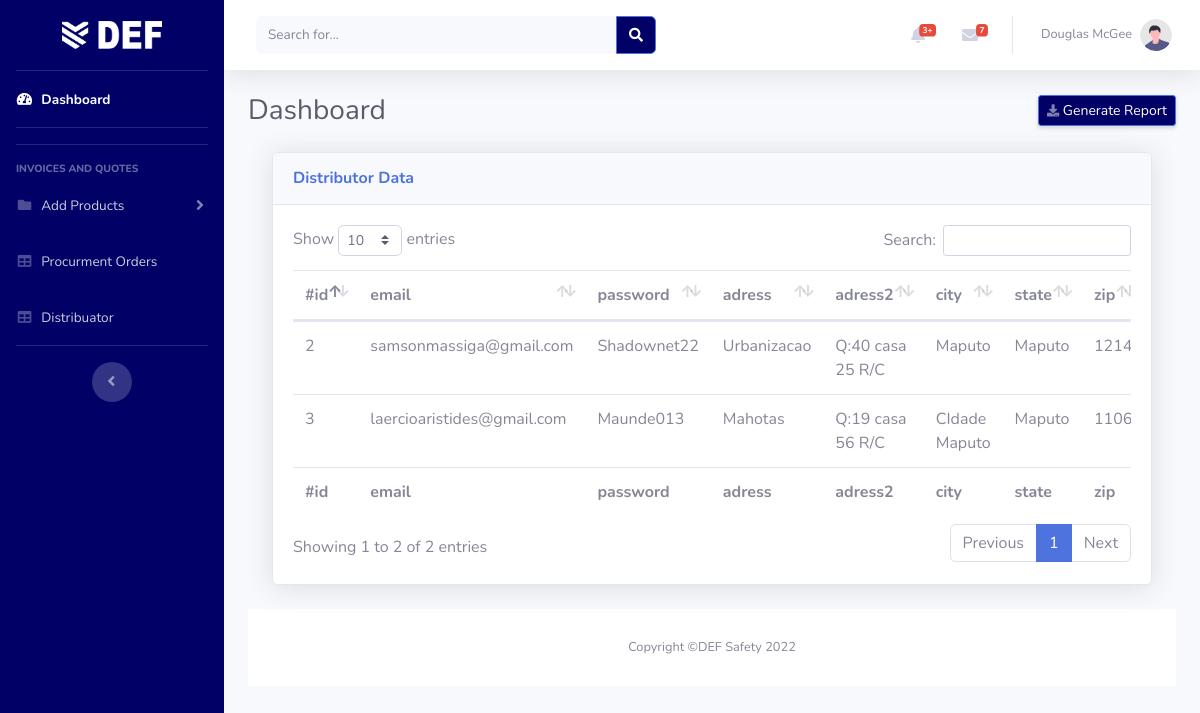
Page /admin/distributor.php on the committed database.
### tables this page shows
CREATE TABLE `distributor` (
  `id` int(11) NOT NULL,
  `email` varchar(255) NOT NULL,
  `password` varchar(255) NOT NULL,
  `adress` varchar(255) NOT NULL,
  `adress2` varchar(255) NOT NULL,
  `city` varchar(255) NOT NULL,
  `state` varchar(255) NOT NULL,
  `zip` varchar(255) NOT NULL,
  `country` varchar(255) NOT NULL
);

### admin/distributor.php (the view, shortened to what this page needs)
<?php
include('header.php');
$servername = "localhost";
$username = "root";
$password = "";
$dbname = "def_safety";
$conn = new mysqli($servername, $username, $password, $dbname);
$sql = "SELECT * FROM `distributor`;";
$result = $conn->query($sql);
?>
<div class="container-fluid">
    <div class="card shadow mb-4">
        <div class="card-header py-3">
            <h6 class="m-0 font-weight-bold text-primary">Distributor Data</h6>
        </div>
        <div class="card-body">
            <div class="table-responsive">
                <table class="table " id="dataTable" width="100%" cellspacing="0">
                    <thead>
                        <tr>
                            <th>#id</th>
                            <th>email</th>
                            <th>password</th>
                            <th>adress</th>
                            <th>adress2</th>
                            <th>city</th>
                            <th>state</th>
                            <th>zip</th>
                        </tr>
                    </thead>
                    <tfoot>
                        <tr>
                            <th>#id</th>
                            <th>email</th>
                            <th>password</th>
                            <th>adress</th>
                            <th>adress2</th>
                            <th>city</th>
                            <th>state</th>
                            <th>zip</th>
                        </tr>
                    </tfoot>
                    <tbody>
                        <?php
                    while ($user_data = mysqli_fetch_array($result)) {
                        echo "<tr>";
                        echo "<td>" . $user_data['id'] . "</td>";
                        echo "<td>" . $user_data['email'] . "</td>";
                        echo "<td>" . $user_data['password'] . "</td>";
                        echo "<td>" . $user_data['adress'] . "</td>";
                        echo "<td>" . $user_data['adress2'] . "</td>";
                        echo "<td>" . $user_data['city'] . "</td>";
                        echo "<td>" . $user_data['state'] . "</td>";
                        echo "<td>" . $user_data['zip'] . "</td>";
                        echo "</tr>";
                    }
                    ?>
                    </tbody>
                </table>
            </div>
        </div>
    </div>
</div>
<?php include('footer.php'); ?>

### rows in the picture
distributor: id "2", email "samsonmassiga@gmail.com", password "Shadownet22", adress "Urbanizacao", adress2 "Q:40 casa 25 R/C", city "Maputo", state "Maputo", zip "1214"
distributor: id "3", email "laercioaristides@gmail.com", password "Maunde013", adress "Mahotas", adress2 "Q:19 casa 56 R/C", city "CIdade Maputo", state "Maputo", zip "1106"
